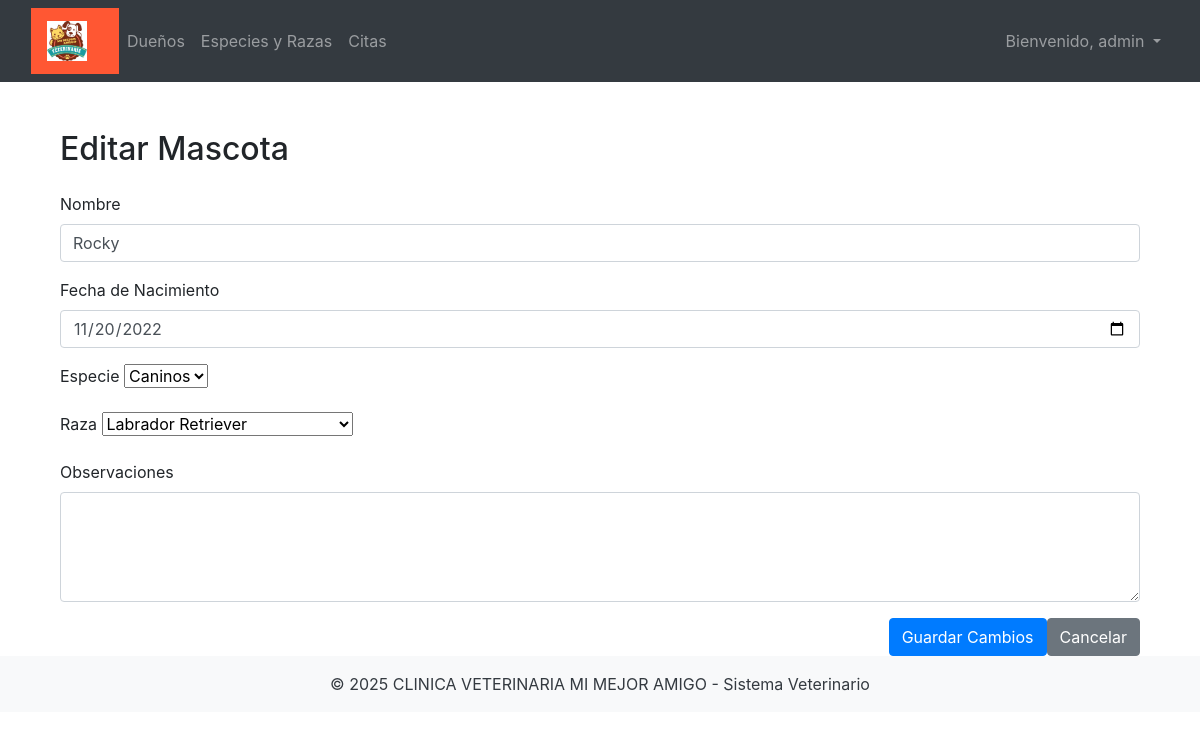
/pet/edit/2 (signed in), run on the app's committed database.
### app/models/config.py (models this page shows)
class ClinicConfig(db.Model):
    __tablename__ = 'clinic_config'
    id = db.Column(db.Integer, primary_key=True)
    clinic_name = db.Column(db.String(100), nullable=False)
    logo_url = db.Column(db.String(255), nullable=True)
    primary_color = db.Column(db.String(7), nullable=True)
    secondary_color = db.Column(db.String(7), nullable=True)
    welcome_message = db.Column(db.String(255), nullable=True)

### app/models/user.py (models this page shows, shortened)
class User(UserMixin, db.Model):
    id = db.Column(db.Integer, primary_key=True)
    username = db.Column(db.String(64), unique=True, nullable=False)
    email = db.Column(db.String(120), unique=True, nullable=False)
    password_hash = db.Column(db.String(128), nullable=False)
    role = db.Column(db.String(20), nullable=False, default='asistente')  # Por defecto, rol "asistente"

### app/models/pet.py (models this page shows, shortened)
class Pet(db.Model):
    id = db.Column(db.Integer, primary_key=True)
    name = db.Column(db.String(50), nullable=False)
    birth_date = db.Column(db.Date, nullable=False)
    observations = db.Column(db.Text, nullable=True)
    species_id = db.Column(db.Integer, db.ForeignKey('species.id'), nullable=False)
    breed_id = db.Column(db.Integer, db.ForeignKey('breed.id'), nullable=False)
    owner_id = db.Column(db.Integer, db.ForeignKey('owner.id'), nullable=False)
    medical_records = db.relationship('MedicalRecord', backref='pet', lazy=True)
    appointments = db.relationship('Appointment', backref='pet', lazy=True)
    species = db.relationship('Species', backref='pets', lazy=True)
    breed = db.relationship('Breed', backref='pets', lazy=True)

### app/routes.py (the view)
@main.route('/pet/edit/<int:pet_id>', methods=['GET', 'POST'])
@login_required
def edit_pet(pet_id):
    pet = Pet.query.get_or_404(pet_id)
    form = PetForm(obj=pet)
    form.species_id.choices = [(s.id, s.name) for s in Species.query.all()]
    form.breed_id.choices = [(b.id, b.name) for b in Breed.query.all()]
    if form.validate_on_submit():
        form.populate_obj(pet)
        db.session.commit()
        flash('Mascota actualizada correctamente.', 'success')
        return redirect(url_for('main.pet_detail', pet_id=pet.id))
    return render_template('edit_pet.html', form=form, pet=pet, title="Editar Mascota")

### app/forms.py
class PetForm(FlaskForm):
    name = StringField('Nombre', validators=[DataRequired(), Length(max=50)])
    birth_date = DateField('Fecha de Nacimiento', validators=[DataRequired()])
    observations = TextAreaField('Observaciones', validators=[Optional()])
    species_id = SelectField('Especie', coerce=int, validators=[DataRequired()])
    breed_id = SelectField('Raza', coerce=int, validators=[DataRequired()])
    submit = SubmitField('Guardar')

### app/__init__.py (called while the page is built)
@login_manager.user_loader
def load_user(user_id):
    from app.models.user import User
    return User.query.get(int(user_id))

def create_app():
    app = Flask(__name__)
    app.config.from_object('config.Config')
    db.init_app(app)
    login_manager.init_app(app)
    mail.init_app(app)
    migrate.init_app(app, db)
    from app.models.config import ClinicConfig
    from app.routes import main
    app.register_blueprint(main)
    from app.auth.routes import auth
    app.register_blueprint(auth, url_prefix='/auth')
    @app.context_processor
    def inject_clinic_config():
        config = ClinicConfig.query.first()
        return dict(config=config)
    return app

### app/templates/edit_pet.html (shortened to what this page needs)
{% extends "base.html" %}
{% block content %}
<div class="container mt-5">
    <h2 class="mb-4">Editar Mascota</h2>
    <form method="POST">
        <div class="mb-3">
            {{ form.name.label(class="form-label") }}
            {{ form.name(class="form-control") }}
        </div>
        <div class="mb-3">
            {{ form.birth_date.label(class="form-label") }}
            {{ form.birth_date(class="form-control") }}
        </div>
        <div class="mb-3">
            {{ form.species_id.label(class="form-label") }}
            {{ form.species_id(class="form-select", id="species_id", onchange="loadBreeds(this.value, '{{ form.breed_id.data }}')") }}
        </div>
        <div class="mb-3">
            {{ form.breed_id.label(class="form-label") }}
            {{ form.breed_id(class="form-select", id="breed_id") }}
        </div>
        <div class="mb-3">
            {{ form.observations.label(class="form-label") }}
            {{ form.observations(class="form-control", rows="4") }}
        </div>
        <div class="d-flex justify-content-end">
            {{ form.submit(class="btn btn-primary me-2", value="Guardar Cambios") }}
            <a href="{{ url_for('main.pet_detail', pet_id=pet.id) }}" class="btn btn-secondary">Cancelar</a>
        </div>
    </form>
</div>
{% endblock %}

### app/templates/base.html (shortened to what this page needs)
<!DOCTYPE html>
<html lang="es">
<head>
  <link rel="stylesheet" href="{{ url_for('static', filename='css/bootstrap.min.css') }}">
  <link rel="stylesheet" href="{{ url_for('static', filename='css/intlTelInput.min.css') }}">
</head>
<body>
<nav class="navbar navbar-expand-lg navbar-dark bg-dark">
	<div class="container-fluid">
    <nav class="navbar" style="background-color: {{ config.primary_color }};">
		<a class="navbar-brand" href="/">
			<img src="{{ config.logo_url }}" alt="Logo" height="40">
		</a>
	</nav>
    <div class="collapse navbar-collapse justify-content-between" id="navbarNav">
      <ul class="navbar-nav">
        <li class="nav-item">
          <a class="nav-link" href="{{ url_for('main.list_owners') }}">Dueños</a>
        </li>
        <li class="nav-item">
          <a class="nav-link" href="{{ url_for('main.list_species') }}">Especies y Razas</a>
        </li>
        <li class="nav-item">
          <a class="nav-link" href="{{ url_for('main.appointments') }}">Citas</a>
        </li>
      </ul>
      <ul class="navbar-nav">
        {% if current_user.is_authenticated %}
        <li class="nav-item dropdown">
          <a class="nav-link dropdown-toggle" href="#" id="userDropdown" role="button" data-bs-toggle="dropdown"
            aria-expanded="false">
            Bienvenido, {{ current_user.username }}
          </a>
        </li>
        {% else %}
        <li class="nav-item">
          <a class="nav-link" href="{{ url_for('auth.login') }}">Iniciar Sesión</a>
        </li>
        {% endif %}
      </ul>
    </div>
  </div>
</nav>
  <div class="container mt-4 flex-grow-1">
    {% block content %}{% endblock %}
  </div>
  <footer class="bg-light text-center text-dark py-3">
    <p class="mb-0">© 2025 {{ config.clinic_name }} - Sistema Veterinario</p>
  </footer>
</body>
</html>

### data on the page
ClinicConfig: logo_url (picture), clinic_name "CLINICA VETERINARIA MI MEJOR AMIGO"
User: username "admin"
Pet: name "Rocky", birth_date "11/20/2022", species_id "Caninos", breed_id "Labrador Retriever"
